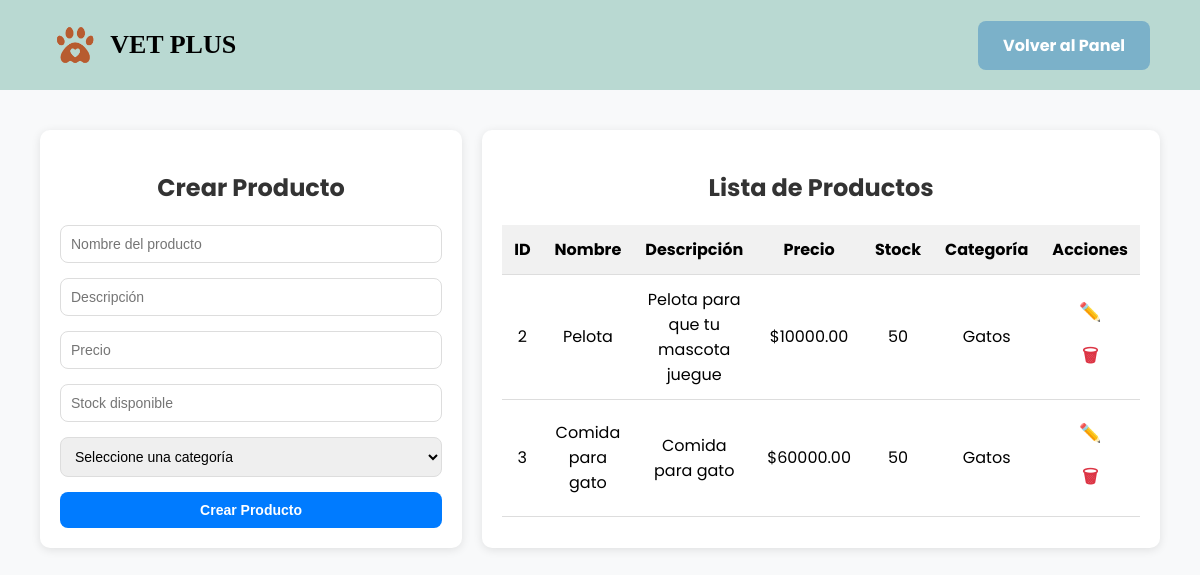
The page /products (signed in) on the database its author committed.
### vetplus/models.py (models this page shows, shortened)
class Product(db.Model):
    id = db.Column(db.Integer, primary_key = True)
    name = db.Column(db.String(100), nullable = False)
    description = db.Column(db.Text, nullable = False)
    price = db.Column(db.Float, nullable = False)
    stock = db.Column(db.Integer, nullable = False)
    category_id = db.Column(db.Integer, db.ForeignKey("category.id"), nullable = False)

class Category(db.Model):
    id = db.Column(db.Integer, primary_key = True)
    name = db.Column(db.String(100), unique = True, nullable = False)
    description = db.Column(db.String(200), nullable = True)
    products = db.relationship("Product", backref = "category", lazy = True)

### vetplus/routes/products.py (the view)
@products_bp.route("/products")
@login_required
def manage_products():
    products = Product.query.all()
    categories = Category.query.all()
    return render_template("products/manage_products.html", products = products, categories = categories)

### vetplus/models.py (called while the page is built)
@login_manager.user_loader
def load_user(user_id):
    return User.query.get(int(user_id))

### templates/products/manage_products.html (shortened to what this page needs)
<!DOCTYPE html>
<html lang="es">
<head>
</head>
<body>
    <header>
        <div class="logo">
            <img src="{{ url_for('static', filename='img/logo.png') }}" alt="Logo Vetplus">
            <h1>VET PLUS</h1>
        </div>
        <a href="{{ url_for('admin.dashboard') }}" class="btn">Volver al Panel</a>
    </header>
    <div class="container">
        <div class="form-section">
            <h2>Crear Producto</h2>
            <form action="{{ url_for('products.create_product') }}" method="POST">
                <input type="text" name="name" placeholder="Nombre del producto" required>
                <input type="text" name="description" placeholder="Descripción" required>
                <input type="number" step="0.01" name="price" placeholder="Precio" required>
                <input type="number" name="stock" placeholder="Stock disponible" required>
                <select name="category_id" required>
                    <option value="">Seleccione una categoría</option>
                </select>
                <button type="submit">Crear Producto</button>
            </form>
        </div>
        <div class="list-section">
            <h2>Lista de Productos</h2>
            <table>
                <thead>
                    <tr>
                        <th>ID</th>
                        <th>Nombre</th>
                        <th>Descripción</th>
                        <th>Precio</th>
                        <th>Stock</th>
                        <th>Categoría</th>
                        <th>Acciones</th>
                    </tr>
                </thead>
                <tbody>
                    {% for product in products %}
                    <tr>
                        <td>{{ product.id }}</td>
                        <td>{{ product.name }}</td>
                        <td>{{ product.description or "—" }}</td>
                        <td>${{ "%.2f"|format(product.price) }}</td>
                        <td>{{ product.stock }}</td>
                        <td>{{ product.category.name if product.category else "—" }}</td>
                        <td class="actions">
                            <form action="{{ url_for('products.edit_product', product_id=product.id) }}" method="GET"
                                style="display:inline;">
                                <button type="submit" class="edit">✏️</button>
                            </form>
                            <form action="{{ url_for('products.delete_product', product_id=product.id) }}" method="POST"
                                style="display:inline;">
                                <button type="submit" class="delete">🗑</button>
                            </form>
                        </td>
                    </tr>
                    {% endfor %}
                </tbody>
            </table>
        </div>
    </div>
</body>
</html>

### templates/products/manage_products.html (style rules this page uses)
body { font-family: 'Poppins', sans-serif; background-color: #f8f9fa; margin: 0; padding: 0; }
header { display: flex; justify-content: space-between; align-items: center; padding: 20px 50px; background-color: #b9d9d2; }
.logo { display: flex; align-items: center; gap: 10px; }
.logo img { height: 50px; }
.logo h1 { font-family: 'Just Me Again Down Here', cursive; font-size: 26px; margin: 0; }
.btn { background: #7bb1c9; border: none; padding: 12px 25px; font-size: 16px; font-weight: bold; border-radius: 8px; cursor: pointer; color: #fff; transition: transform 0.2s ease, background 0.3s ease; text-decoration: none; }
.container { display: flex; justify-content: space-between; gap: 20px; padding: 40px; }
.form-section, .list-section { background: white; padding: 20px; border-radius: 10px; box-shadow: 0px 2px 10px rgba(0, 0, 0, 0.1); flex: 1; }
h2 { text-align: center; margin-bottom: 20px; color: #333; }
form { display: flex; flex-direction: column; gap: 15px; }
input, textarea, select, button { padding: 10px; border: 1px solid #ddd; border-radius: 8px; font-size: 14px; }
button { background: #007bff; color: white; border: none; cursor: pointer; font-weight: bold; transition: 0.3s; }
table { width: 100%; border-collapse: collapse; }
th, td { padding: 12px; border-bottom: 1px solid #ddd; text-align: center; }
th { background-color: #f1f1f1; }
.actions button { background: none; border: none; cursor: pointer; font-size: 18px; margin: 0 5px; }
.actions button.edit { color: #007bff; }
.actions button.delete { color: #dc3545; }

### rows shown on the page
Product: id "2", name "Pelota", description "Pelota para que tu mascota juegue", price "10000.00", stock "50", category "Gatos"
Product: id "3", name "Comida para gato", description "Comida para gato", price "60000.00", stock "50", category "Gatos"
